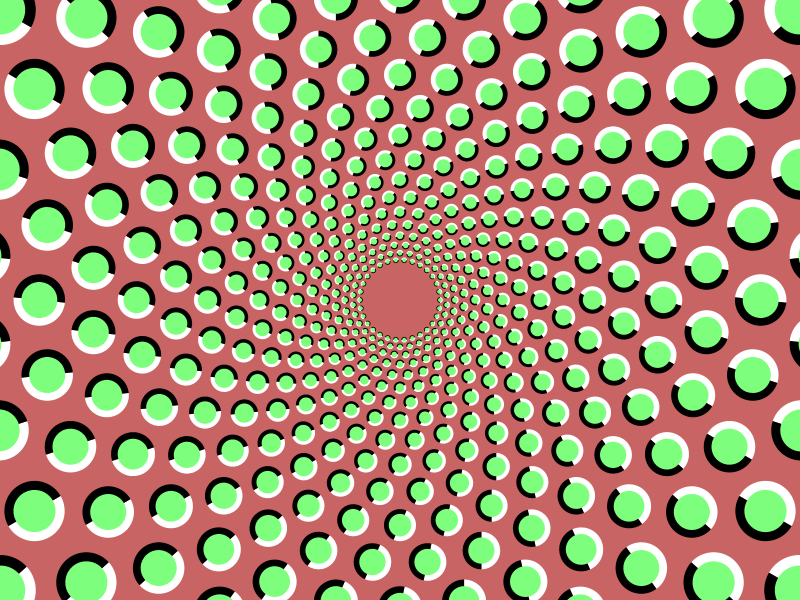
Frame 1 (no input)
Frame 2 (the mouse pressed at the canvas centre, redrawn once): identical to frame 1, image omitted

The Processing sketch that drew this single still picture (run headless with seeded random() and noise(); the mouse was pressed at the canvas centre and the sketch redrawn once):

// Processing sketch: processing_155494
// ── processing_155494.pde

// This is what I understand by dynamic drawing.
// In this artwork I used the logarithmic spiral parametric 
// equation. More information may be found here:
// http://mathworld.wolfram.com/LogarithmicSpiral.html
// So, how is this possible? Each individual circle goes 
// from dark to bright and back to dark again. When these 
// elements are repeated over and over, the pattern triggers 
// the motion detectors in the brain. When these detectors 
// are triggered you are about to see motion, whether it's 
// present or not. :)

// I completed this Coursera Course before this one:
// https://www.coursera.org/records/euMnBmPBDu59cqFf

// Variables
int i = 0;
int a = 40;
float b = 1.5;

//Define Color Palette
color[] pallete = {#FFFFFF, #000000, color(125, 255, 125),color(200, 100, 100)};

//Create setup code block
void setup()
{
  size(800, 600);
  smooth();
  noStroke();
  frameRate(30);
}

//Create the draw code block
void draw()
{
  background(pallete[3]);
  translate (width/2, height/2);
  // spiral
  for (int i=0; i<30; i++)
  {
    rotate(TWO_PI/30);
    for (float theta = 0; theta < TWO_PI; theta = theta + PI/30)
    {
      float r = a * exp(b*theta);
      float x  = r * cos (theta);
      float y  = r * sin (theta);
      // bright
      fill(pallete[0]);
      arc(x, y, r/7, r/7, -PI/2, PI/2);
      // dark
      fill(pallete[1]);
      arc(x, y, r/7, r/7, PI/2, 3*TWO_PI/4);
      // inner blue
      fill(pallete[2]);
      ellipse (x, y, r/10, r/10);
    }
  }
  noLoop();
}
